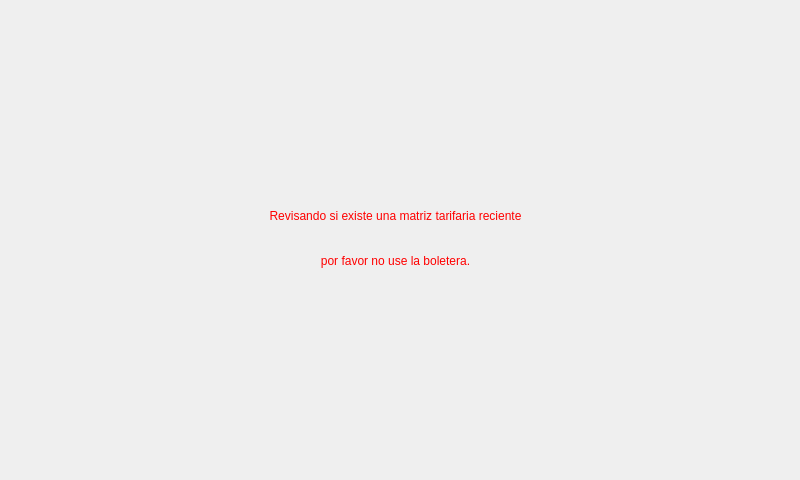
<?xml version="1.0" encoding="UTF-8"?>
<ui version="4.0">
 <class>Form</class>
 <widget class="QWidget" name="Form">
  <property name="geometry">
   <rect>
    <x>0</x>
    <y>0</y>
    <width>800</width>
    <height>480</height>
   </rect>
  </property>
  <property name="minimumSize">
   <size>
    <width>800</width>
    <height>480</height>
   </size>
  </property>
  <property name="maximumSize">
   <size>
    <width>800</width>
    <height>480</height>
   </size>
  </property>
  <property name="windowTitle">
   <string>Form</string>
  </property>
  <widget class="QLabel" name="label">
   <property name="geometry">
    <rect>
     <x>0</x>
     <y>0</y>
     <width>800</width>
     <height>501</height>
    </rect>
   </property>
   <property name="text">
    <string/>
   </property>
   <property name="pixmap">
    <pixmap>../Imagenes/Servicios.jpg</pixmap>
   </property>
   <property name="scaledContents">
    <bool>true</bool>
   </property>
  </widget>
  <widget class="QLabel" name="label_info">
   <property name="geometry">
    <rect>
     <x>20</x>
     <y>200</y>
     <width>751</width>
     <height>31</height>
    </rect>
   </property>
   <property name="styleSheet">
    <string notr="true">font: 22pt &quot;MS Shell Dlg 2&quot;;
color: rgb(255, 0, 0)</string>
   </property>
   <property name="text">
    <string>Revisando si existe una matriz tarifaria reciente</string>
   </property>
   <property name="alignment">
    <set>Qt::AlignCenter</set>
   </property>
  </widget>
  <widget class="QLabel" name="label_info_2">
   <property name="geometry">
    <rect>
     <x>20</x>
     <y>240</y>
     <width>751</width>
     <height>41</height>
    </rect>
   </property>
   <property name="styleSheet">
    <string notr="true">font: 22pt &quot;MS Shell Dlg 2&quot;;
color: rgb(255, 0, 0)</string>
   </property>
   <property name="text">
    <string>por favor no use la boletera.</string>
   </property>
   <property name="alignment">
    <set>Qt::AlignCenter</set>
   </property>
  </widget>
 </widget>
 <resources/>
 <connections/>
</ui>
